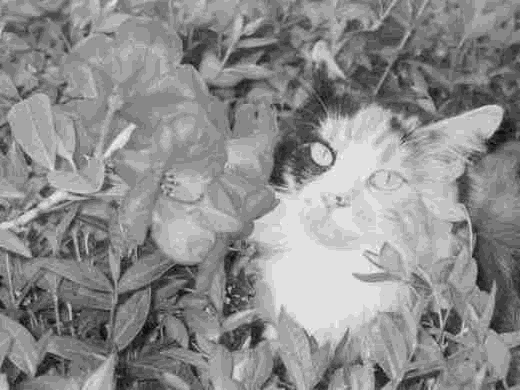
#> input picture Digital/khn.jpeg, 520 x 390 px
$ python -i 'digital .py'   (imports and definitions only)
#> lines starting #> are read from the running program, lines starting #| are printed output that depends on the picture
import cv2
import numpy as np
import matplotlib.pyplot as plt
from tkinter import filedialog, Tk, Canvas, Button, Label, ttk
from PIL import Image, ImageTk

BG_COLOR = "#f0f0f0"
BUTTON_COLOR = "#4CAF50"
LABEL_COLOR = "#333333"


# [6 lines left out: function load_image, not called in this run]


class ImageAnalyzerApp:
    # [60 lines left out: functions __init__, load_image, not called in this run]

    def display_image(self):
        self.canvas.delete("all")
        display_image(self.canvas, self.image, 0, 0)

    # [11 lines left out: function convert_to_grayscale, not called in this run]

    def show_histogram(self):
        if self.image is not None:
            plot_histogram(self.image)

    # [84 lines left out: functions enhance_image, apply_clahe, apply_gaussian_blur, load_original_image, update_statistics, display_image and 2 more, not called in this run]


def equalize_histogram(image):
    if len(image.shape) == 2:
        return cv2.equalizeHist(image)
    else:
        channels = cv2.split(image)
        eq_channels = [cv2.equalizeHist(ch) for ch in channels]
        return cv2.merge(eq_channels)


# [4 lines not run here, left out]

>>> import cv2
>>> picture = cv2.imread('khn.jpeg')
#> picture is the input picture: shape (390, 520, 3); min 1, max 18, mean 10.38
>>> result = equalize_histogram(picture)
#> in equalize_histogram, `eq_channels = [cv2.equalizeHist(ch) for ch in channels]`: eq_channels = 3 items
#> in equalize_histogram, `return cv2.merge(eq_channels)`:
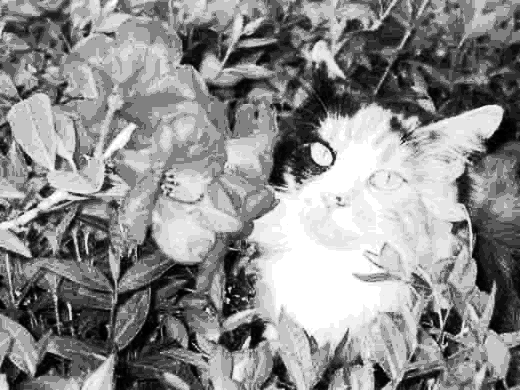
#> returned value: shape (390, 520, 3); min 0, max 255, mean 139.9
